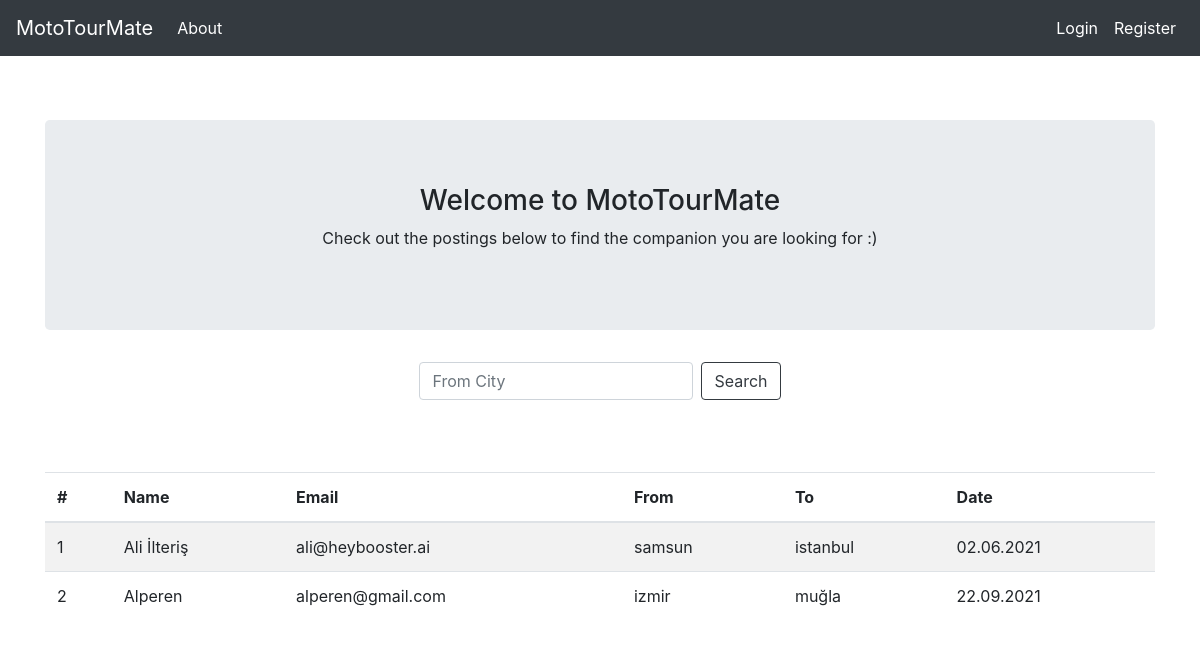
The page / on the database its author committed.
### main.py (models this page shows)
class TourPost(db.Model):
    id = db.Column(db.Integer, primary_key=True)
    creator = db.Column(db.String(80))
    name = db.Column(db.String(80))
    email = db.Column(db.String(80), unique=True)
    twitter_username = db.Column(db.String(80), unique=True)
    instagram_username = db.Column(db.String(80), unique=True)
    telegram_username = db.Column(db.String(80), unique=True)
    from_city = db.Column(db.String(80))
    to_city = db.Column(db.String(80))
    motorcycle_brand = db.Column(db.String(80))
    engine_capacity = db.Column(db.String(80))
    tour_date = db.Column(db.String(80))
    note = db.Column(db.String(80))

### main.py (the view)
@app.route('/')
def home():
    tours = TourPost.query.all()
    return render_template('home.html', tours=tours)

### templates/home.html
{% extends "layout.html" %}
{% block body %}
<div class="jumbotron text-center">
    <h3>Welcome to MotoTourMate</h3>
    <p>
        Check out the postings below to find the companion you are looking for :)
    </p>
</div>
{% if tours == [] %}
<div class="alert alert-danger" role="alert">
    No tour has been created yet
</div>
{% else %}
<div class="d-flex justify-content-center px-5">
    <form class="form-inline">
        <input class="form-control mr-sm-2" type="search" placeholder="From City" aria-label="Search">
        <button class="btn btn-outline-dark my-2 my-sm-0" type="submit">Search</button>
    </form>
</div>
<br><br><br>
<div class="table-responsive-sm">
    <table class="table table-striped table-hover">
        <thead>
            <tr>
                <th scope="col">#</th>
                <th scope="col">Name</th>
                <th scope="col">Email</th>
                <th scope="col">From</th>
                <th scope="col">To</th>
                <th scope="col">Date</th>
            </tr>
        </thead>
        <tbody>
            {% for tour in tours %}
            <a href="/tour-detail/{{ tour.id }}/">
                <tr onclick="window.location='/tour-detail/{{ tour.id }}'" style="cursor: pointer;">
                    <td>{{ tour.id }}</td>
                    <td>{{ tour.name }}</td>
                    <td>{{ tour.email }}</td>
                    <td>{{ tour.from_city }}</td>
                    <td>{{ tour.to_city }}</td>
                    <td>{{ tour.tour_date }}</td>
                </tr>
            </a>
            {% endfor %}
        </tbody>
    </table>
</div>
{% endif %}
{% endblock body %}

### templates/layout.html (shortened to what this page needs)
<!DOCTYPE html>
<html lang="en">
<head>
    <link rel="stylesheet" href="https://maxcdn.bootstrapcdn.com/bootstrap/4.0.0/css/bootstrap.min.css"
>
</head>
<body>
    {% include "includes/navbar.html" %}
    <div class="container" style="margin-top: 10%; margin-bottom: 10%;">
        {% block body %}
        {% endblock body %}
</body>
</html>

### templates/includes/navbar.html (shortened to what this page needs)
<nav class="navbar navbar-expand-md navbar-dark fixed-top bg-dark" style="background-color: aqua">
    <a class="navbar-brand" href="/">MotoTourMate</a>
    <div class="collapse navbar-collapse" id="navbarCollapse">
        <ul class="navbar-nav mr-auto">
            <li class="nav-item active">
                <a class="nav-link" href="/about">About</a>
            </li>
        </ul>
        <ul class="navbar-nav ml-auto">
            {% if session["logged_in"] == True %}
            <li class="nav-item active">
                <a class="nav-link" href="/logout">Logout</a>
            </li>
            <li class="nav-item active">
                <a class="nav-link" href="/create-tour">Create Tour</a>
            </li>
            {% else %}
            <li class="nav-item active">
                <a class="nav-link" href="/login">Login</a>
            </li>
            <li class="nav-item active">
                <a class="nav-link" href="/register">Register</a>
            </li>
            {% endif %}
        </ul>
    </div>
</nav>

### rows shown on the page
TourPost: id "1", name "Ali İlteriş", email "ali@heybooster.ai", from_city "samsun", to_city "i̇stanbul", tour_date "02.06.2021"
TourPost: id "2", name "Alperen", email "alperen@gmail.com", from_city "i̇zmir", to_city "muğla", tour_date "22.09.2021"
